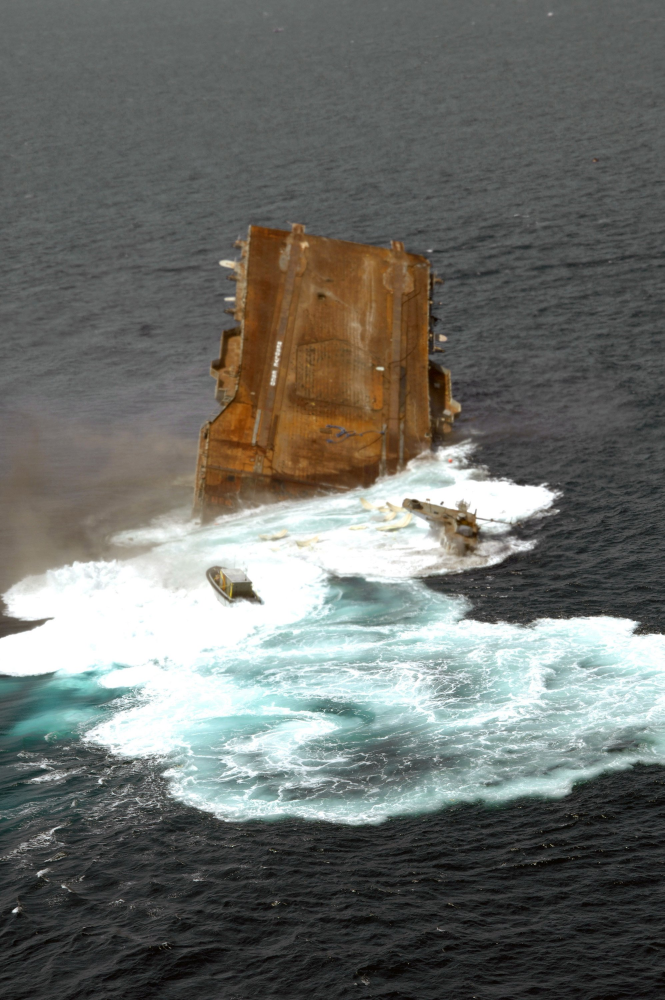
#> input picture videos/oriskany/test_v2/assets/photos/nara_6698624.jpg, 1993 x 3000 px, found by its file name (shown at 1/3 size)
$ python make_thumbs_v2.py
#> lines starting #> are read from the running program, lines starting #| are printed output that depends on the picture; after the words box and inside, x2 and y2 are one past the last pixel; in counts of white or black regions, pixels touching at a corner belong together
#> further down, a is the input picture: PIL image 1993x3000 RGB; mean R, G, B 108.8, 110.8, 106.4
"""Oriskany thumbnails v2, after both critiques (CRITIQUE_1_ctr.md, CRITIQUE_2_truth_design.md) and COMPETITORS.md.

Real NARA 17 May 2006 photos (PH2 Kraus, US Navy, public domain). Crop + grade only; nothing added to the ship.
Changes from v1: brighter, bluer sea (competitors are bright); pure white text with ONE red accent word and a thin
dark outline; one clean shadow; text kept off the hull; three clearly different images and word sets; q95, 4:4:4.

Words (all true, fact sheet): NAVY DID THIS (G2: Navy demolition divers set the charges), 37 MINUTES (G5, HIGH),
WHAT'S LEFT INSIDE? (E7: ~700 lb PCBs left aboard, HIGH).
"""
import os
import sys

import numpy as np
from PIL import Image, ImageDraw, ImageEnhance, ImageFilter, ImageFont

HERE = os.path.dirname(os.path.abspath(__file__))
SRC = os.path.join(HERE, "..", "footage", "src", "photos")
OUT = sys.argv[1] if len(sys.argv) > 1 else HERE
FONT = os.path.join(HERE, "..", "..", "..", "tools", "fonts", "Anton-Regular.ttf")
W, H = 1280, 720
WHITE = (255, 255, 255)
RED = (226, 38, 38)


def crop(img, cx, cy, frac_w):
#> called with cx = 0.62, cy = 0.395, frac_w = 1
    iw, ih = img.size
#> iw = 1993; ih = 3000
    cw = int(iw * frac_w)
#> cw = 1993
    ch = int(cw * 9 / 16)
#> ch = 1121
    if ch > ih:
        ch, cw = ih, int(ih * 16 / 9)
    x = min(max(int(iw * cx - cw / 2), 0), iw - cw)
#> x = 0
    y = min(max(int(ih * cy - ch / 2), 0), ih - ch)
#> y = 624
    return img.crop((x, y, x + cw, y + ch)).resize((W, H), Image.LANCZOS)


def grade(img, bright=1.12, blue=1.0):
    """Brighter, bluer sea; mild contrast; light sharpen. Rust stays rust (no orange push)."""
#> called with bright = 1.1, blue = 1
    img = ImageEnhance.Brightness(img).enhance(bright)
    img = ImageEnhance.Contrast(img).enhance(1.12)
    img = ImageEnhance.Color(img).enhance(1.12)
    a = np.asarray(img).astype(np.float32)
#> a: shape (720, 1280, 3) float32
    # push blue/cyan only where the pixel is already bluish (the sea), not on the rust
    bluish = np.clip((a[..., 2] - a[..., 0]) / 40.0, 0, 1)[..., None]
    a = a + bluish * np.array([-6 * blue, 4 * blue, 18 * blue])
    img = Image.fromarray(np.clip(a, 0, 255).astype(np.uint8))
    return img.filter(ImageFilter.UnsharpMask(radius=2, percent=60, threshold=2))


def shade(img, box, strength=150):
    """Soft local darkening behind the text only (ellipse-ish, blurred), with light noise against banding."""
#> called with box = (720, 70, 1290, 520), strength = 150
    m = Image.new("L", (W, H), 0)
#> m: PIL image 1280x720 L; every value is 0
    ImageDraw.Draw(m).rounded_rectangle(box, radius=60, fill=strength)
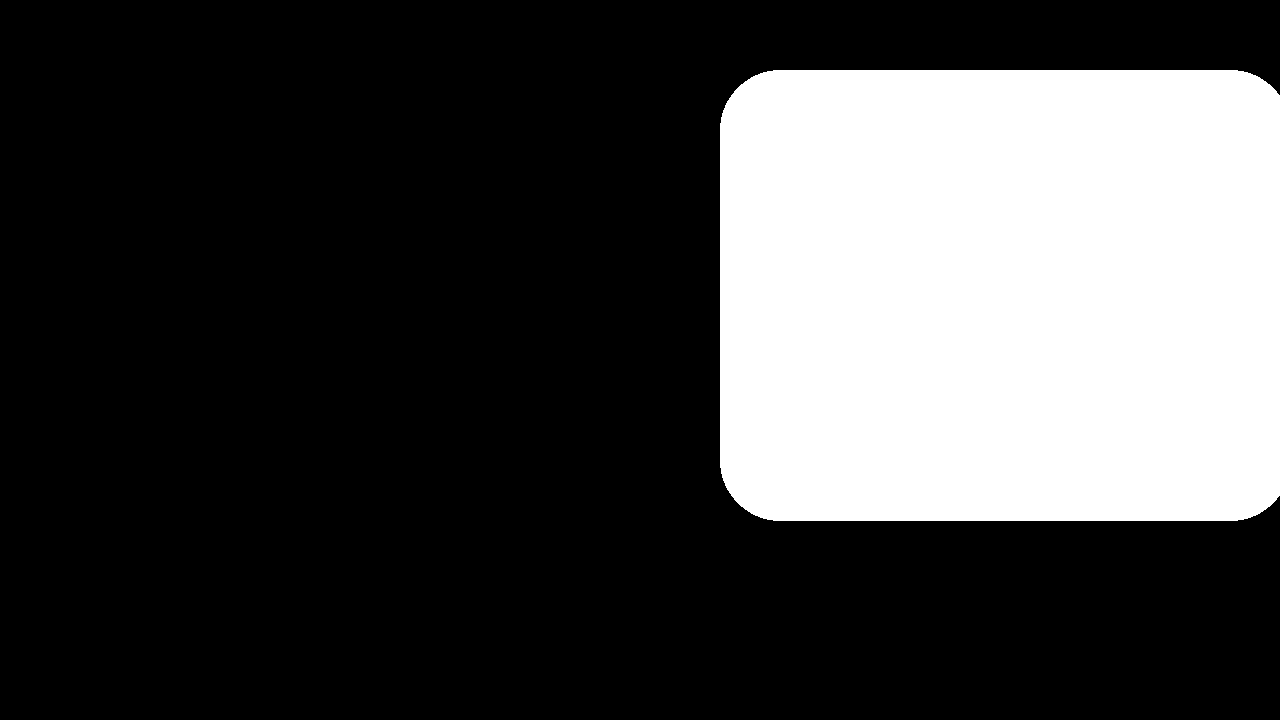
#> m: PIL image 1280x720 L; values 0 (black) and 150 (white), 27.2% white; 1 white region, box (x1, y1, x2, y2) and area: (720, 70, 1280, 521) 250226
    m = m.filter(ImageFilter.GaussianBlur(70))
    noise = (np.random.default_rng(7).normal(0, 3, (H, W))).astype(np.int16)
    m = Image.fromarray(np.clip(np.asarray(m).astype(np.int16) + noise, 0, 255).astype(np.uint8))
    return Image.composite(Image.new("RGB", (W, H), (4, 10, 20)), img, m)


def words(img, lines, x, y, size, anchor="la", gap=1.04):
    """lines = [[(text, colour), ...], ...]; one shadow pass, thin dark outline."""
#> called with x = 1250, y = 85, size = 158, anchor = 'ra', gap = 1.04
    f = ImageFont.truetype(FONT, size)
    shadow = Image.new("L", (W, H), 0)
    sd = ImageDraw.Draw(shadow)
    layout = []
    yy = y
    for line in lines:
        full = "".join(t for t, _ in line)
        bb = sd.textbbox((x, yy), full, font=f, anchor=anchor)
        cx = bb[0]
        for t, col in line:
            layout.append((cx, yy, t, col))
            cx += sd.textlength(t, font=f)
        sd.text((bb[0] + 5, yy + 7), full, font=f, fill=210, anchor="la" if anchor[0] == "l" else "la")
        yy += int(size * gap)
#> this loop made 2 passes
#> bb on passes 1 to 2: (829, 117, 1250, 232), (548, 279, 1250, 398)
#> after the loop, layout = [(829, 85, 'NAVY', (226, 38, 38)), (548, 249, 'DID THIS', (255, 255, 255))]; yy = 413
    shadow = shadow.filter(ImageFilter.GaussianBlur(9))
    img = Image.composite(Image.new("RGB", (W, H), (0, 0, 0)), img, shadow)
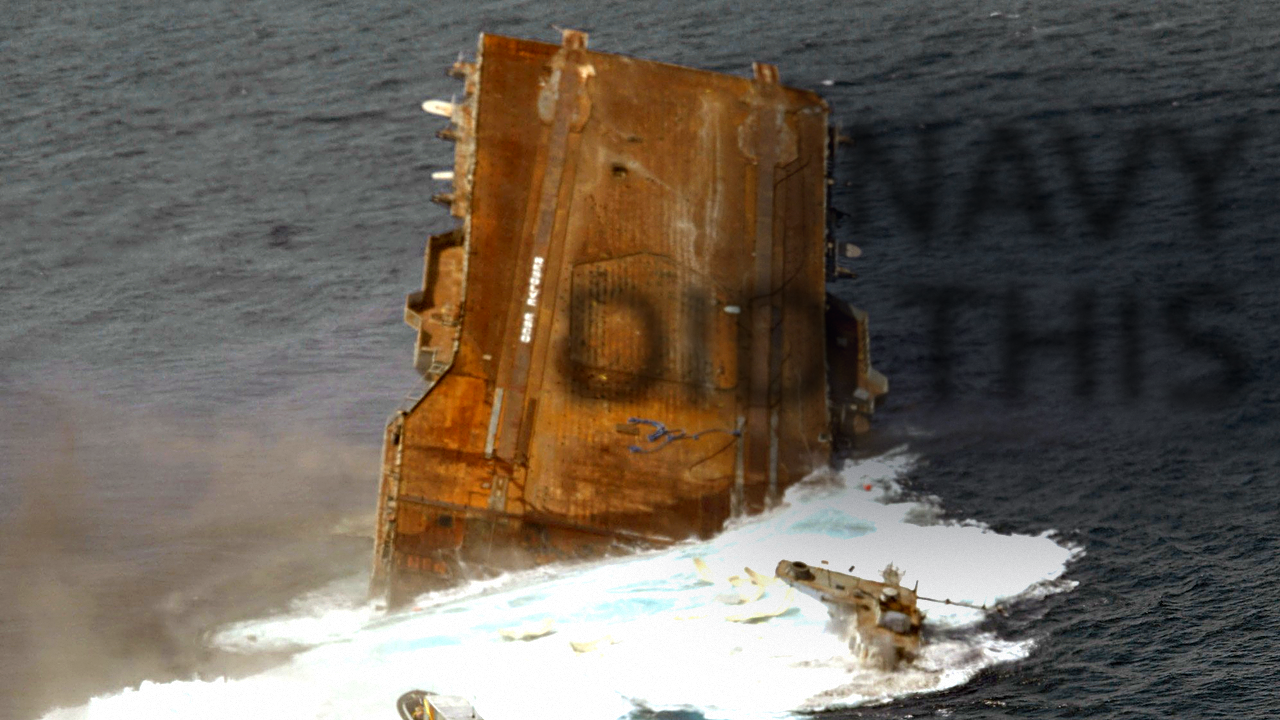
#> img: PIL image 1280x720 RGB; mean R, G, B 106.9, 98.1, 87.9
    d = ImageDraw.Draw(img)
    for cx, yy, t, col in layout:
        d.text((cx, yy), t, font=f, fill=col, stroke_width=4, stroke_fill=(10, 14, 22))
#> this loop made 2 passes
#> (cx, yy, t, col) on passes 1 to 2: (829, 85, 'NAVY', (226, 38, 38)), (548, 249, 'DID THIS', (255, 255, 255))
    return img


def save(img, name):
    img.save(f"{OUT}/{name}.jpg", quality=95, subsampling=0)
    img.resize((168, 94), Image.LANCZOS).save(f"{OUT}/{name}_sidebar.png")


# T1 (launch thumbnail, pairs with "Nobody Wanted This Aircraft Carrier, So They Sank It"):
# the bow standing on end, recut lower so the foam ring and the support boat give scale; hull left, words right.
a = Image.open(f"{SRC}/nara_6698624.jpg").convert("RGB")
t1 = grade(crop(a, 0.62, 0.395, 1.0), bright=1.10)
t1 = shade(t1, (720, 70, 1290, 520), 150)
t1 = words(t1, [[("NAVY", RED)], [("DID THIS", WHITE)]], 1250, 85, 158, anchor="ra")
save(t1, "v2_T1_navy_did_this")

# T2: charges fired, smoke pouring off the deck, closer frame (NARA 6698619, ship ~2x v1 B); words in clear sea.
b = Image.open(f"{SRC}/nara_6698619.jpg").convert("RGB")
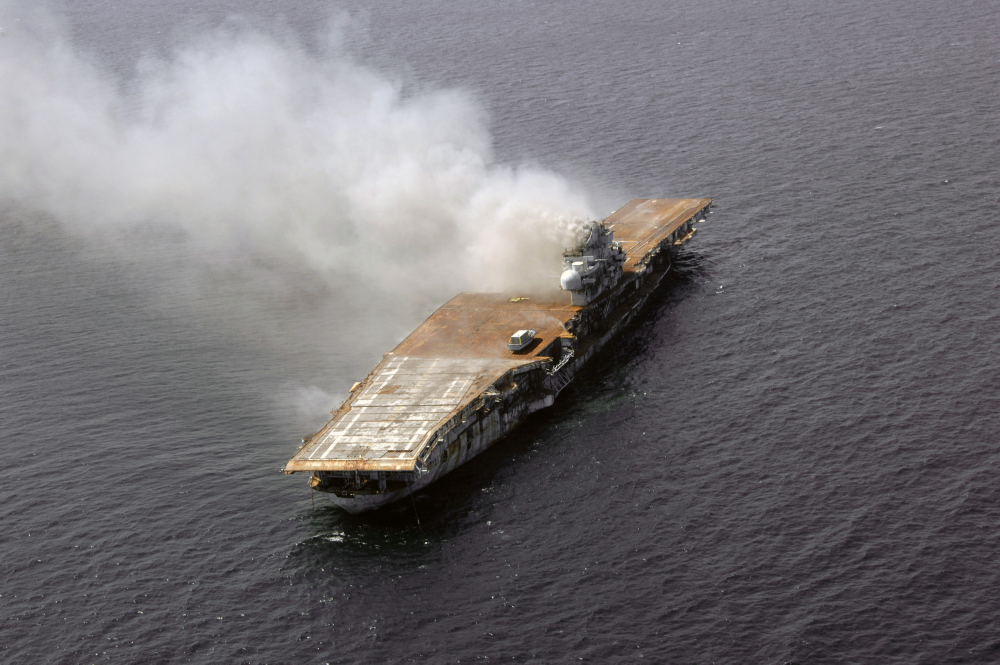
#> input picture videos/oriskany/test_v2/assets/photos/nara_6698619.jpg, 3000 x 1993 px, found by its file name (shown at 1/3 size)
#> b is the input picture: PIL image 3000x1993 RGB; mean R, G, B 116.1, 113.3, 116.4
t2 = grade(crop(b, 0.50, 0.52, 0.92), bright=1.14)
#> call 2 of grade, with bright = 1.14, blue = 1
#> in grade (call 2), `bluish = np.clip((a[..., 2] - a[..., 0]) / 40.0, 0, 1)[..., None]`:
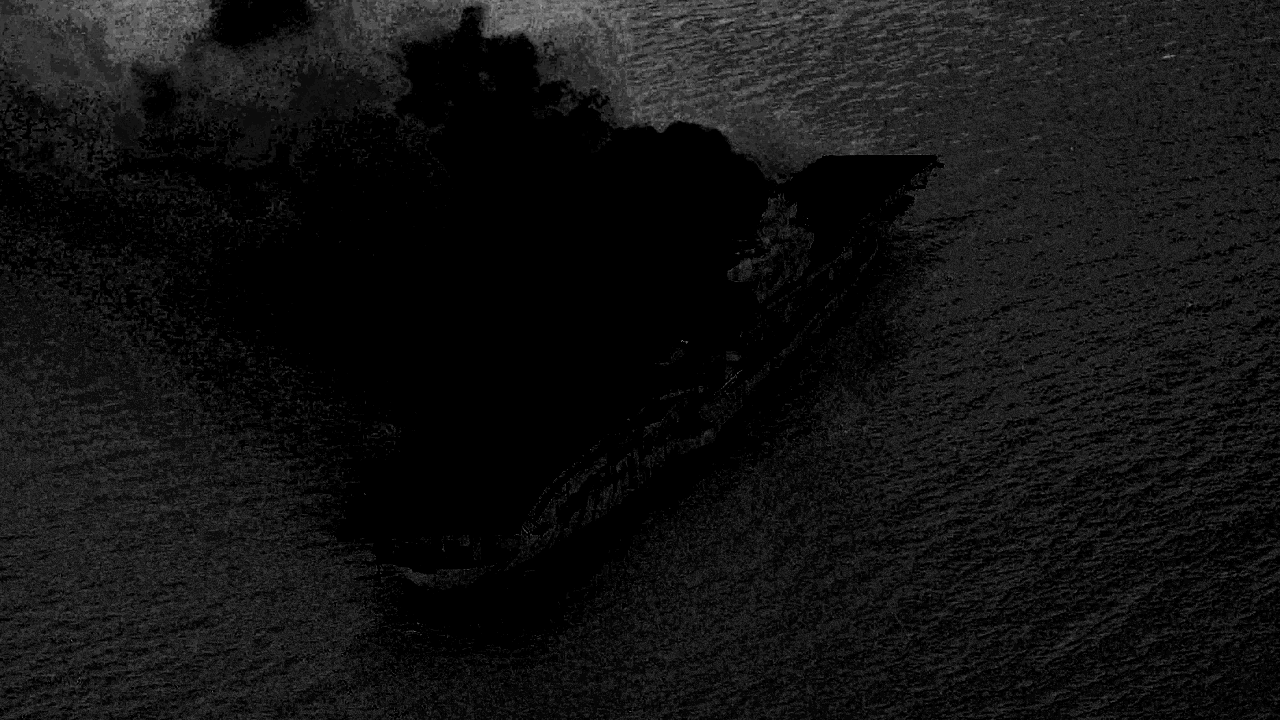
#> bluish: shape (720, 1280, 1) float32; min 0, max 0.625, mean 0.0742
t2 = shade(t2, (-40, 470, 640, 740), 140)
#> in shade (call 2), `ImageDraw.Draw(m).rounded_rectangle(box, radius=60, fill=strength)`: m: PIL image 1280x720 L; values 0 (black) and 140 (white), 17.3% white; 1 white region, box (x1, y1, x2, y2) and area: (0, 470, 641, 720) 159258
t2 = words(t2, [[("37 ", RED), ("MINUTES", WHITE)]], 50, 520, 150)
#> call 2 of words, with x = 50, y = 520, size = 150, anchor = 'la', gap = 1.04
#> the loop in words (call 2), `for line in lines:` made 1 pass
#> bb on pass 1: (50, 549, 966, 662)
#> after the loop in words (call 2), `for line in lines:`: layout = [(50, 520, '37 ', (226, 38, 38)), (288.6, 520, 'MINUTES', (255, 255, 255))]; yy = 676
#> in words (call 2), `img = Image.composite(Image.new("RGB", (W, H), (0, 0, 0)), img, shadow)`:
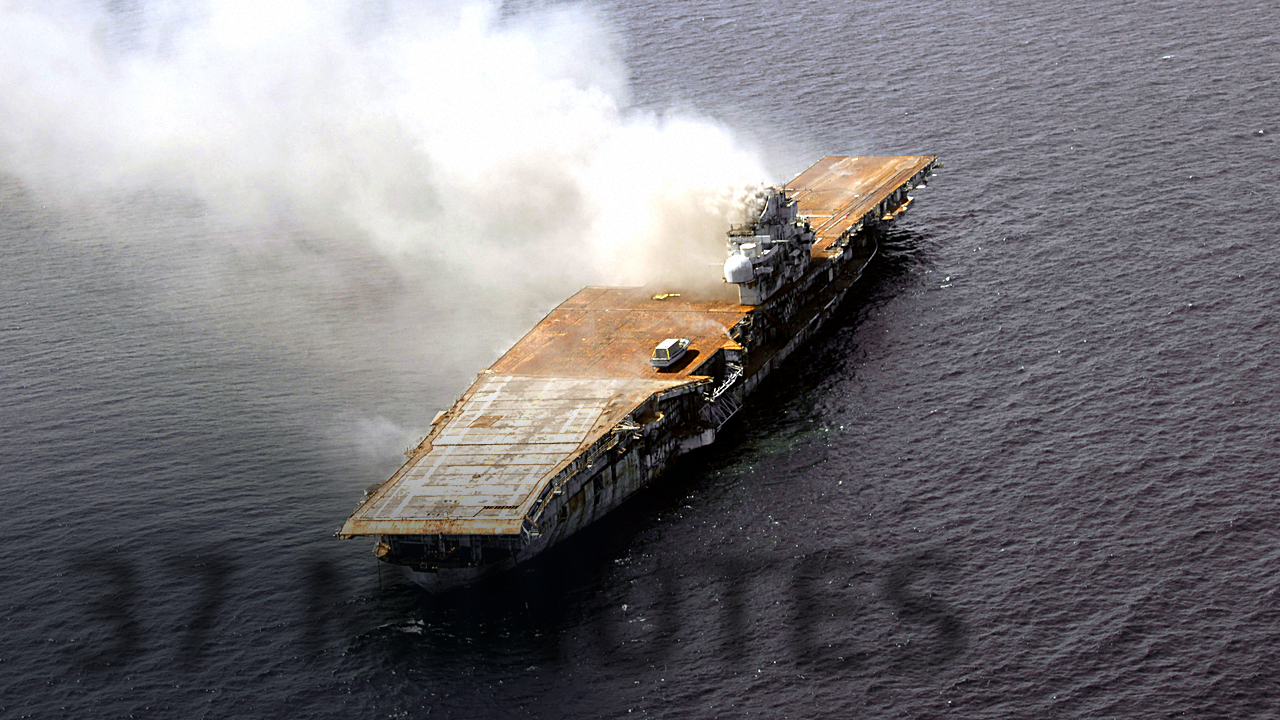
#> img: PIL image 1280x720 RGB; mean R, G, B 122.2, 119.5, 122.9
#> the loop in words (call 2), `for cx, yy, t, col in layout:` made 2 passes
#> (cx, yy, t, col) on passes 1 to 2: (50, 520, '37 ', (226, 38, 38)), (288.6, 520, 'MINUTES', (255, 255, 255))
save(t2, "v2_T2_37_minutes")
#> call 2 of save, with name = 'v2_T2_37_minutes'
#> in save (call 2), `img.resize((168, 94), Image.LANCZOS).save(f"{OUT}/{name}_sidebar.png")`:
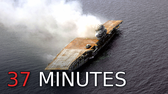
#> saved as v2_T2_37_minutes_sidebar.png: PIL image 168x94 RGB; mean R, G, B 128.8, 125, 128.4

# T3: bow slipping under, tighter crop (support ship out, hull bigger, foam less dominant).
#> (the run stopped early here; a loop or call above may not have finished)
